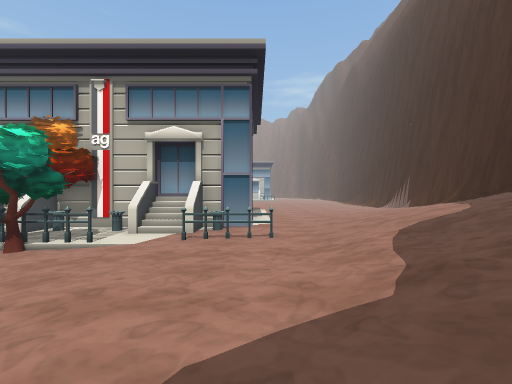
[1] (above)

23 first-person views from a walk through a Unity game level. The camera is 1.5 m above the floor, looks level and sees 90° across. The floor is counted in squares, 2 m on a side. Each view is taken from the middle of a square. On the plan, view 1 faces up. The plan holds only what a view shows up to about 9 squares ahead; the rest is blank. The place goes on beyond the plan. The player character is not drawn.

[2]
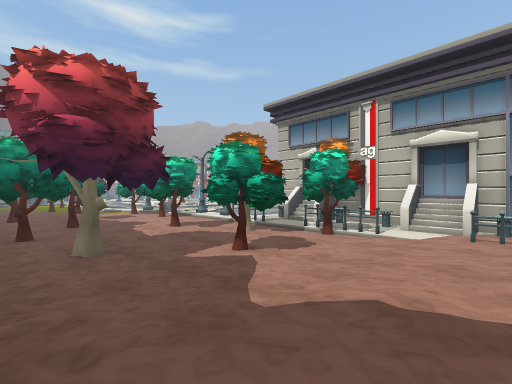

[3]
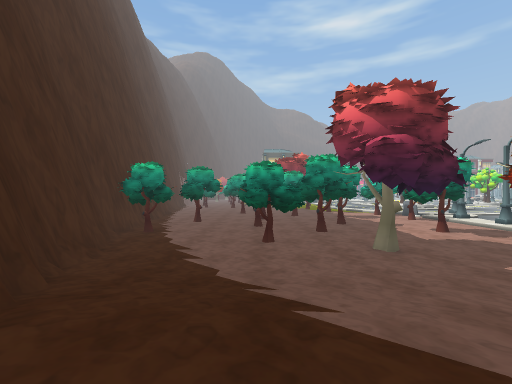

[4]
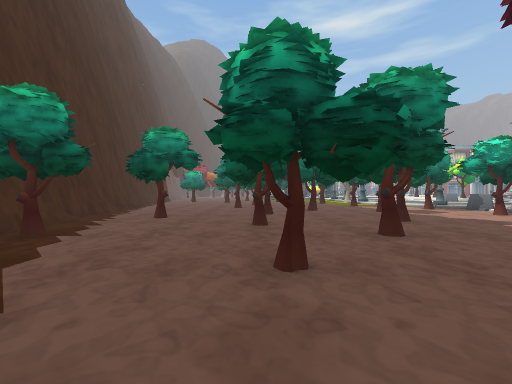

[5]
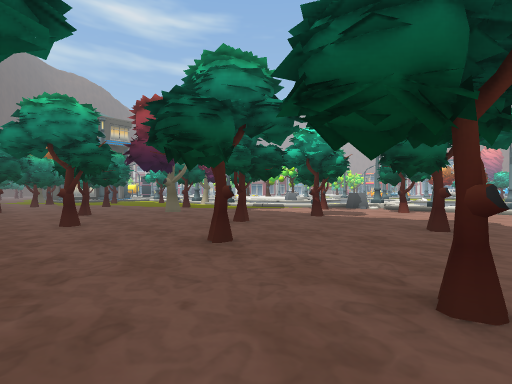

[6]
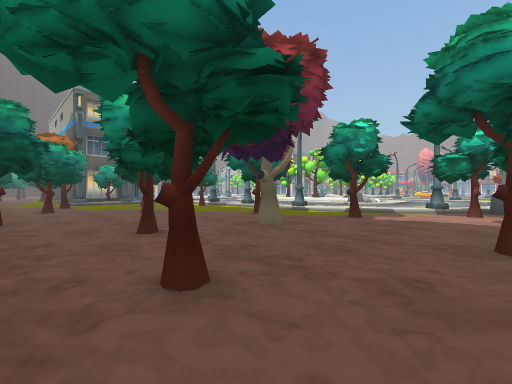

[7]
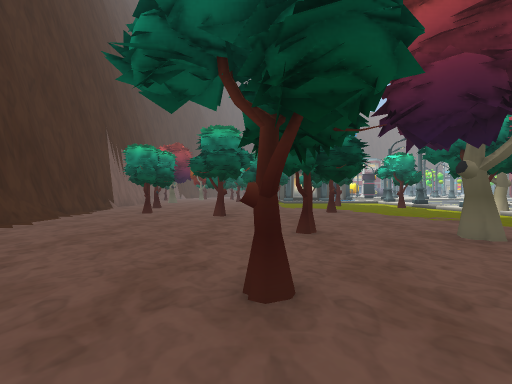

[8]
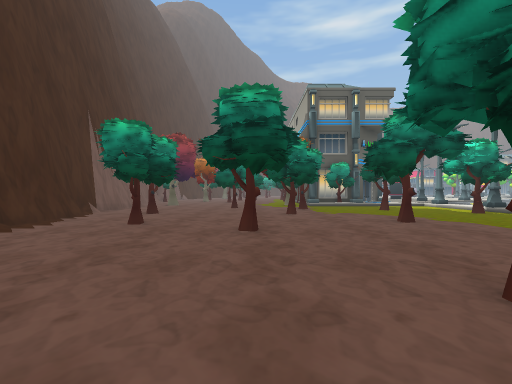

[9]
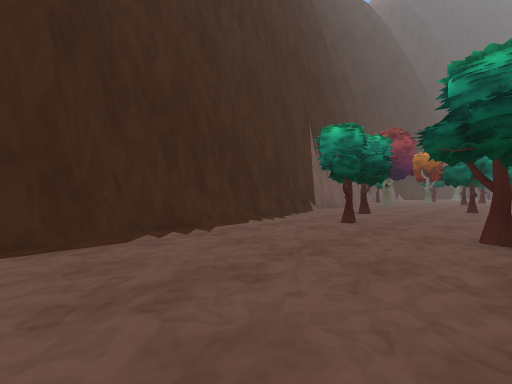

[10]
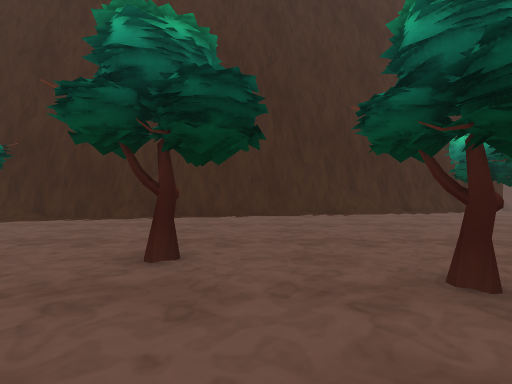

[11]
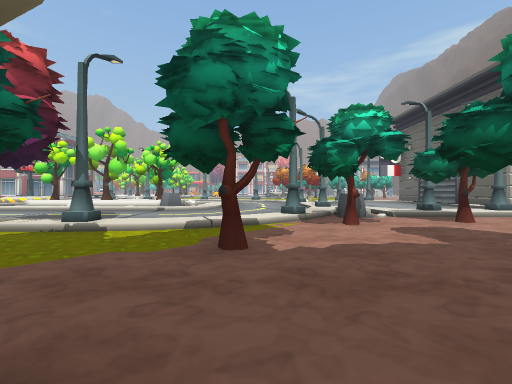

[12]
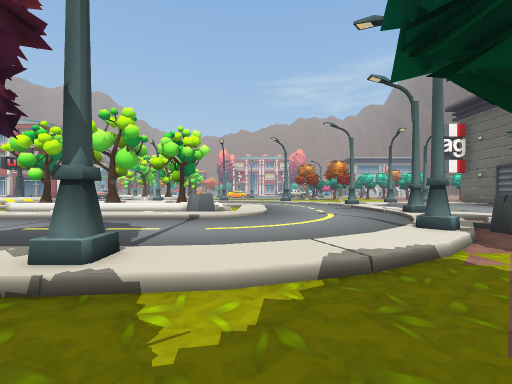

[13]
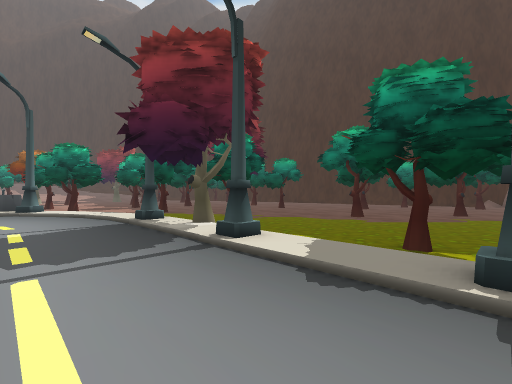

[14]
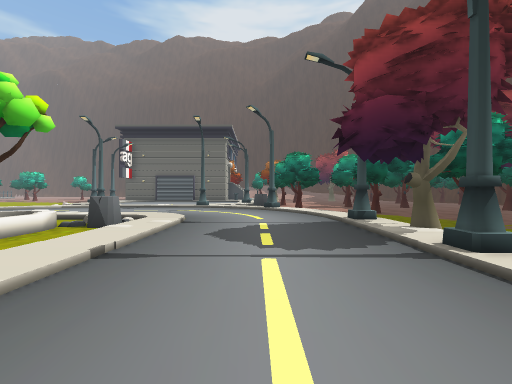

[15]
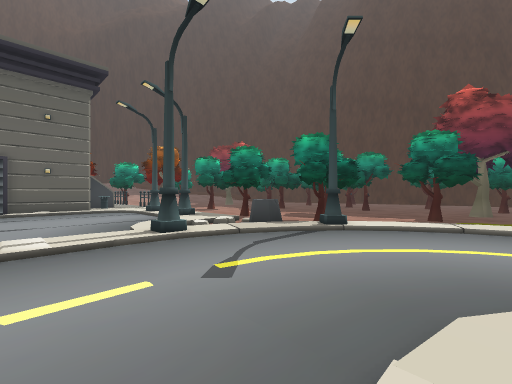

[16]
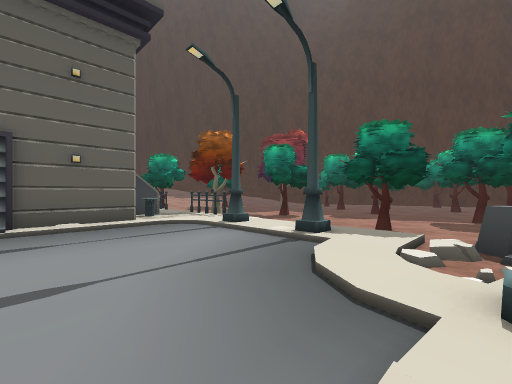

[17]
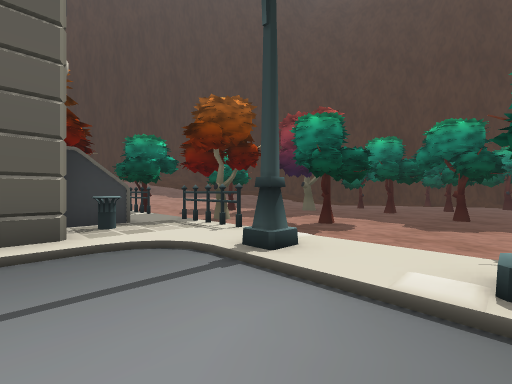

[18]
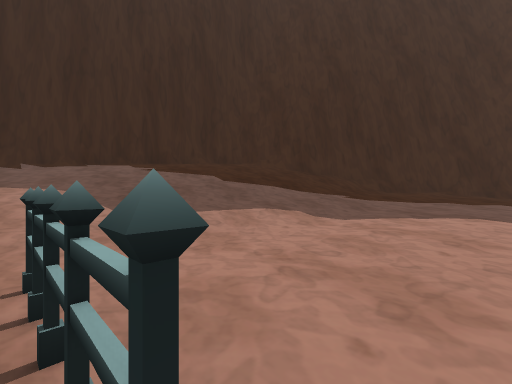

[19]
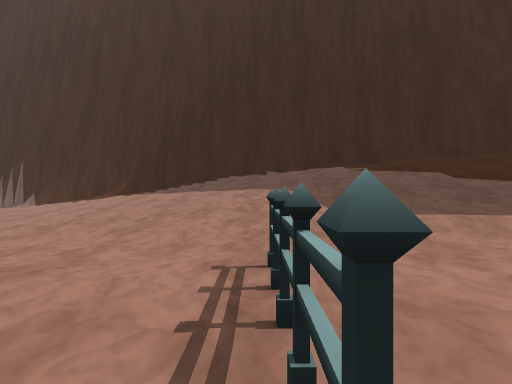

[20]
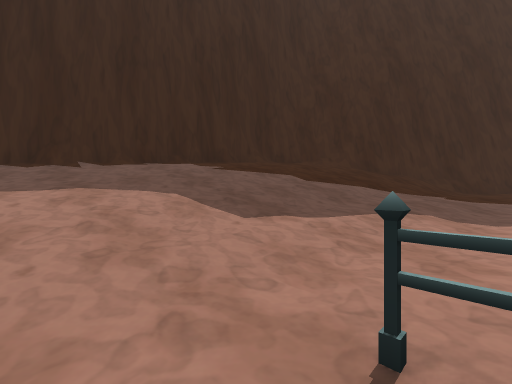

[21]
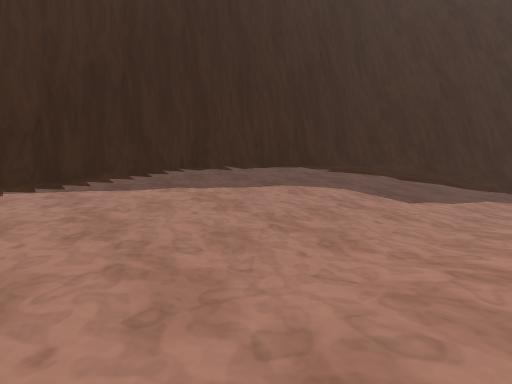

[22]
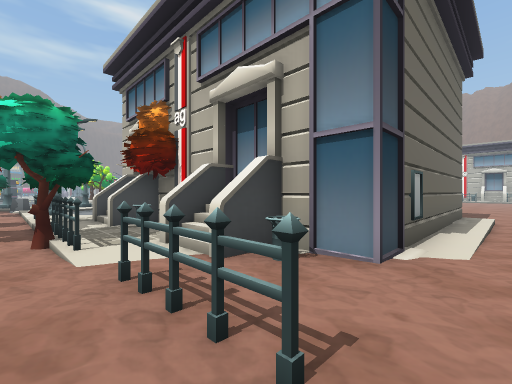

[23]
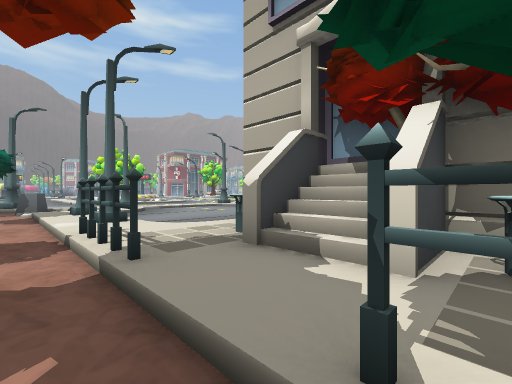

### Floor plan
Key: @ floor where view 1 was taken; # wall or solid block; . main floor; : floor 0.25 m higher than the main floor; + floor 0.5 m higher than the main floor; * floor 0.75 m higher than the main floor; / step, stairs or slope; = window, fence, low wall or low ledge; ^ raised ledge; T tree; R rock.
Columns run from 30 left of view 1 to 9 right of it. Each row starts with its distance up from view 1.
 11     ^#^.:....:......##       #::.//////#
 10     ..R.:....:......:#       ##:://////#
  9    //////....#/.....:####   ###:://////#
  8  ///////....#///....:##T######::///////#
  7  ...........////#/#/::#=###=#:++///////#
  6 ...........//R.:::::##::#T#::==+//////##
  5 ..........//.............../++++//////#
  4 #//#///////.T..T......T..../+++///////#
  3 /////T#:/..........T......///++///////#
  2 .T......................T.///**//////##
  1 .......T..T...T...........///**//////#
  0 .................T......./////@/////##
 -1 T........T...#.....T..T..//////////##
 -2 ....T........T.........../////////##
 -3 .........................////////##
 -4 ........T......T..T..T...//////###
 -5 .T.........T............./////##
 -6 .....T...................///###
 -7 ................T.......//#
 -8 ...................T..#####
 -9  ...T.............#####
-10  T..........#######
-11  .....#######
-12  #######

Positions as (right, up) in squares from view 1, and headings:
1: (0, 0), facing up
2: (-1, -2), facing up-left
3: (-1, -4), facing left
4: (-6, -4), facing left
5: (-12, -6), facing up-left
6: (-17, -6), facing up-left
7: (-17, -5), facing left
8: (-20, -6), facing left
9: (-20, -6), facing down-left
10: (-20, -2), facing down
11: (-20, -2), facing up
12: (-22, 1), facing up
13: (-30, 6), facing down-right
14: (-30, 6), facing right
15: (-22, 11), facing down-right
16: (-17, 11), facing down-right
17: (-14, 9), facing down-right
18: (-2, 6), facing down-right
19: (-2, 6), facing right
20: (0, 7), facing down-right
21: (1, 11), facing down-right
22: (1, 5), facing up-left
23: (-6, 5), facing up-left
